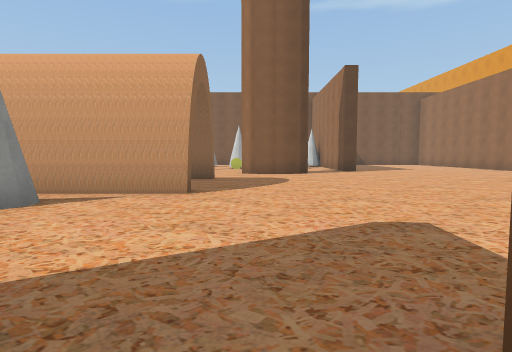
view 1 (above)

16 first-person views from a walk through a 3-D level made in the Unity game engine. The camera is 1.3 m above the floor, tilts 4° down and sees 80° across. The floor is counted in squares, 2 m on a side. Each view is taken from the middle of a square. On the plan, view 1 faces up. The plan holds only what a view shows up to about 10 squares ahead; the rest is blank. The place goes on beyond the plan. Some surface patterns are stand-ins.

view 2
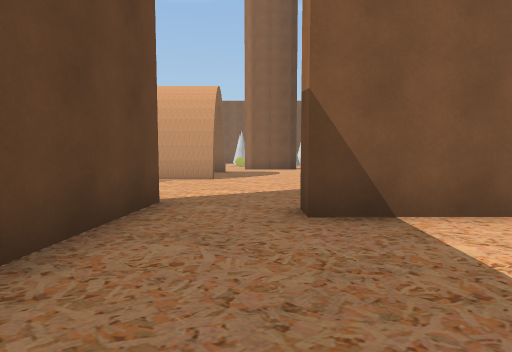

view 3
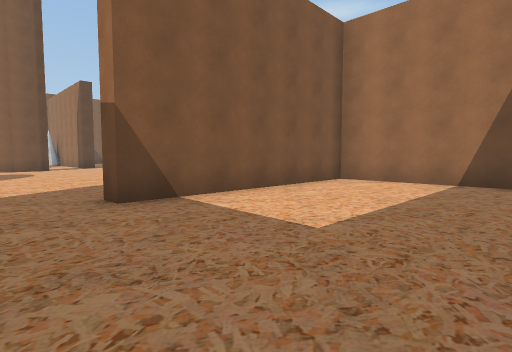

view 4
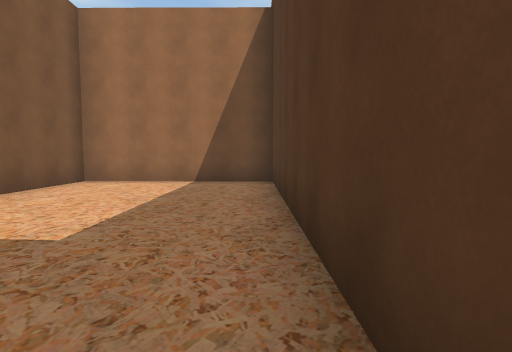

view 5
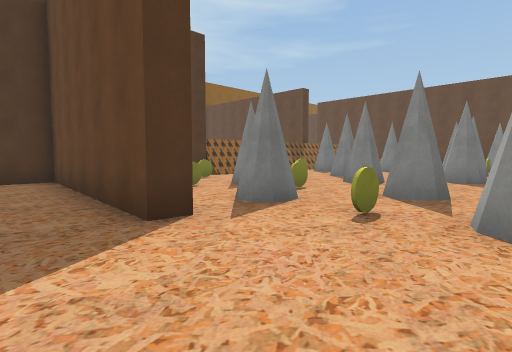

view 6
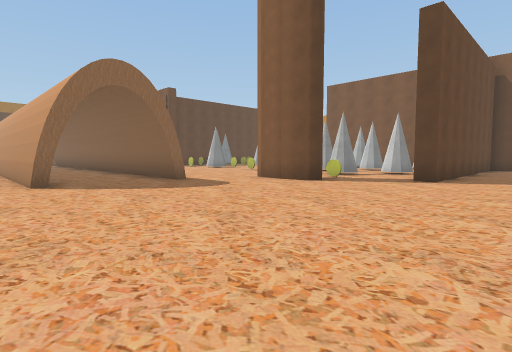

view 7
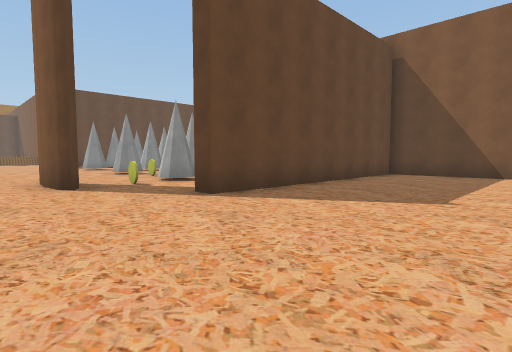

view 8
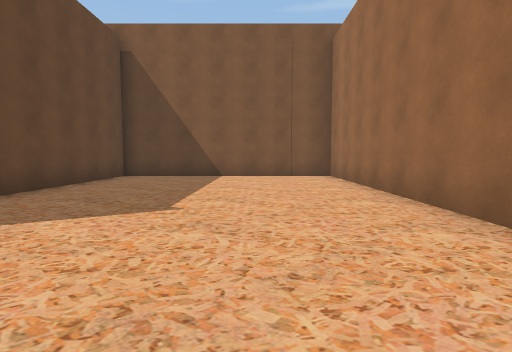

view 9
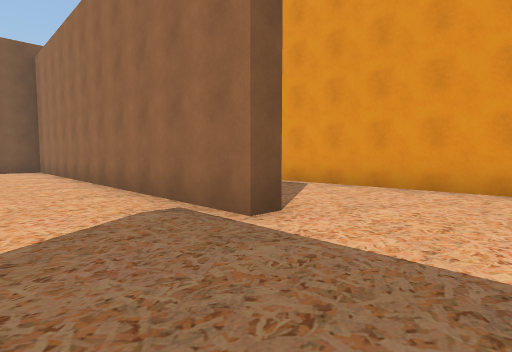

view 10
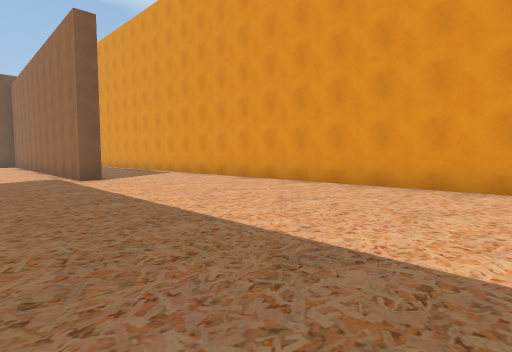

view 11
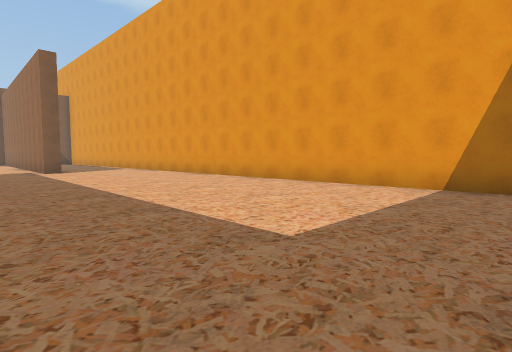

view 12
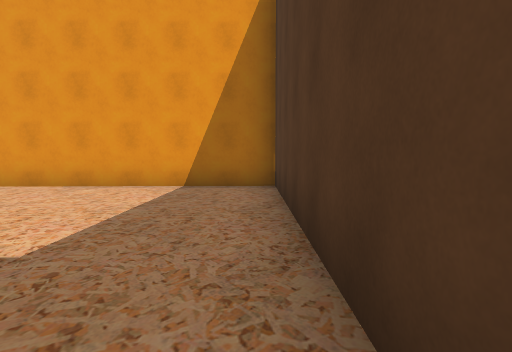

view 13
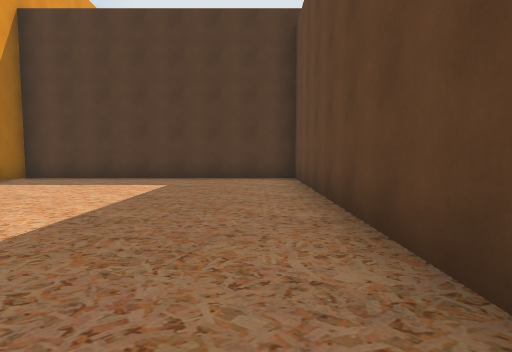

view 14
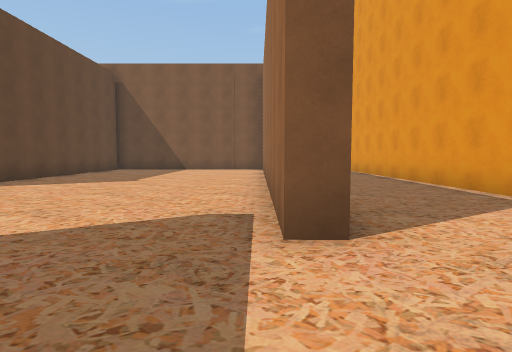

view 15
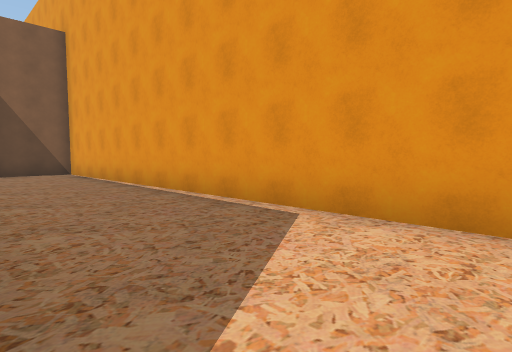

view 16
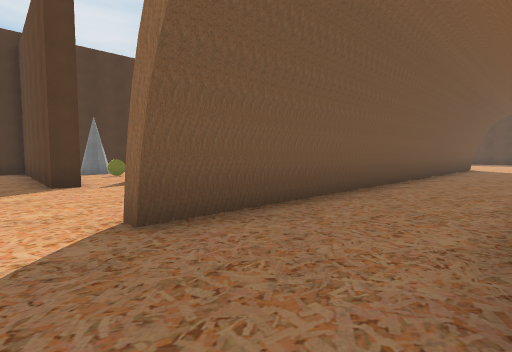

### Floor plan
Points are (right, up) in squares from view 1. A wall is a line through its corners. A room is listed if a view was taken in it or the views show most of it. See-through windows are left out.
Room 1 (views 1, 2, 3, 4)
walls: (-1.3, 1.2) (-1.7, -4.4) (6.4, -4.4) (6.4, 0.2) (0.5, 0.1) (0.5, 0.7)
ways out: opening at (0, 1) to room 2
Room 2 (views 5, 6, 7, 8, 9, 10, 11, 12, 13, 14, 15, 16)
walls: (7, 2.8) (6.9, -4.4) (14.4, -4.4) (13.8, 19.4) (12, 19.4); (10.8, 8.3) (10.2, 8.3) (10.3, 19.4) (4, 19.4) (4, 12) (3.4, 12); (1.4, 10.8) (1.8, 10.6) (1.5, 10.4) (0.6, 10.3); (0.7, 10.3) (-0.1, 10.4); (-0.8, 8.4) (-0.9, 7.9); (-1.1, 8.1) (-4.1, 8.1); (-1.9, 1.2) (-1.3, 1.2); (-11.8, 5.5) (-1, 5.5) (-1.1, 5.1) (-3.1, 5.1)
ways out: opening at (0, 1) to room 1; opening at (-3, 2.5); opening at (1, 10.5)

Positions as (right, up) in squares from view 1, and headings:
1: (0, 0), facing up
2: (0, -3), facing up
3: (-1, -4), facing up-right
4: (-1, -4), facing right
5: (0, 4), facing down-left
6: (6, 4), facing up-left
7: (8, 9), facing up-left
8: (8, 10), facing up
9: (8, 6), facing up-right
10: (8, 0), facing up-right
11: (8, -4), facing up-right
12: (8, -4), facing right
13: (8, 4), facing down
14: (10, 6), facing up
15: (11, 8), facing up-right
16: (0, 8), facing down-left
